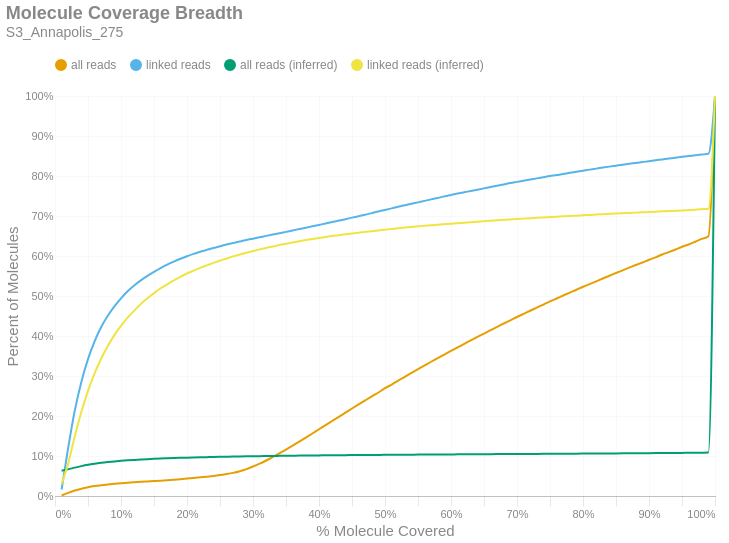

Notebook cell for this chart:
### Markdown cell above
### Molecule Read Coverage
This chart shows molecule coverage breadth as computed by the number of bases aligned to that molecule. In other words, "*how much of each unique long molecule is actually sequenced/aligned?*" Keep in mind there is a distinction between sequences and alignments, since some sequences belonging to a particular molecule may not align well and wouldn't appear in the alignment data. This chart also shows molecule coverage breadth as computed by the *inferred fragment* from which the aligned sequences originate. Unlike read coverage, this calculation takes into account the total insert size, including unsequenced gaps between the forward and reverse reads. Like the previous figures, these are cumulative percents.

### Code cell
if SKIPLR:
    print_html(f"Skipped")
else:
    binned_df = consolidated_hist(valids['coverage_bp'], mask, 0.01, True)
    binned_df_inf = consolidated_hist(valids['coverage_inserts'], mask, 0.01, True)
    binned_df = binned_df.with_columns(pl.lit(binned_df_inf['all reads (cumsum)']).alias('all reads (inferred)'))
    binned_df = binned_df.with_columns(pl.lit(binned_df_inf['linked reads (cumsum)']).alias('linked reads (inferred)'))
    binned_df = binned_df.with_columns(
        (pl.col('bin').cast(pl.Float64) + 0.01).alias('right_edge')
    )

    with SafeRender(binned_df):
        (
            density_plot(binned_df, 'Molecule Coverage Breadth', samplename, 'molcov', ['all reads (inferred)','linked reads (inferred)'])
            .encode(
                #x=alt.X('bin:Q', title="% Molecule Covered").axis(format = '%').scale(padding=0),
                x=alt.X('right_edge:Q', title="% Molecule Covered").axis(format='%').scale(padding=0),
                y=alt.Y('value:Q', title='Percent of Molecules')
                    .axis(format='%')
                    .stack(False)
                    .scale(domainMin=0, padding=0),
                color=alt.Color("key:N").scale(domain = ["all reads", "linked reads", "all reads (inferred)", "linked reads (inferred)"]),
                tooltip = [
                    alt.Tooltip("key:N", title = "Data Type"),
                    alt.Tooltip("range_label:N", title="% Molecule Covered"),
                    alt.Tooltip("value:Q", format = ".2%", title="% Molecules")
                ]
            )
        ).display()

### Figure 1 — Vega-Lite specification as saved in the notebook (floating-point values rounded to 4 significant figures)
{"width": "container", "height": 400, "config": {"title": {"anchor": "start", "dy": -15, "fontSize": 18, "color": "#888888", "subtitleColor": "#888888", "subtitleFontSize": 14}, "arc": {"fill": "#0072B2"}, "axis": {"domainColor": "#888888", "domainWidth": 0.5, "gridWidth": 0.2, "grid": false, "titleFontWeight": 400, "titleFontSize": 15, "labelFontSize": 11, "labelColor": "#888888", "tickColor": "#888888", "tickWidth": 0.2, "titleColor": "#888888"}, "axisBand": {"grid": false}, "axisX": {"grid": true, "tickSize": 10, "domainCap": "round"}, "axisY": {"domain": false, "grid": true, "tickSize": 0, "domainCap": "round"}, "background": "transparent", "header": {"labelFontSize": 15, "labelColor": "#888888", "titleFontSize": 15, "titleFontWeight": 600, "titleColor": "#888888"}, "legend": {"labelFont": "sans-serif", "labelFontSize": 12, "labelColor": "#888888", "symbolSize": 100, "symbolType": "circle", "titleFontSize": 12, "titlePadding": 10, "titleColor": "#888888", "title": null, "orient": "top"}, "range": {"category": ["#E69F00", "#56B4E9", "#009E73", "#F0E442", "#0072B2", "#D55E00", "#CC79A7", "#000000"], "diverging": ["#cfe8f3", "#a2d4ec", "#73bfe2", "#46abdb", "#1696d2", "#12719e"]}, "area": {"fill": "#0072B2", "fillOpacity": 0.7, "line": true, "strokeOpacity": 0.7}, "line": {"color": "#0072B2", "stroke": "#0072B2", "strokeWidth": 2}, "trail": {"color": "#0072B2", "stroke": "#0072B2", "strokeWidth": 0, "size": 1}, "point": {"filled": true, "fillOpacity": 1.0, "size": 95}, "text": {"color": "#888888", "fontSize": 11, "align": "right", "fontWeight": 400, "size": 11}, "bar": {"fill": "#0072B2", "stroke": null}, "view": {"stroke": null, "continuousWidth": 660, "continuousHeight": 400}}, "data": {"name": "data-7942a0db57fa348d08ee19a55aadf9fd"}, "mark": {"type": "line", "interpolate": "monotone", "point": {"opacity": 0, "size": 275}}, "encoding": {"color": {"field": "key", "scale": {"domain": ["all reads", "linked reads", "all reads (inferred)", "linked reads (inferred)"]}, "type": "nominal"}, "tooltip": [{"field": "key", "title": "Data Type", "type": "nominal"}, {"field": "range_label", "title": "% Molecule Covered", "type": "nominal"}, {"field": "value", "format": ".2%", "title": "% Molecules", "type": "quantitative"}], "x": {"axis": {"format": "%"}, "field": "right_edge", "scale": {"padding": 0}, "title": "% Molecule Covered", "type": "quantitative"}, "y": {"axis": {"format": "%"}, "field": "value", "scale": {"domainMin": 0, "padding": 0}, "stack": false, "title": "Percent of Molecules", "type": "quantitative"}}, "params": [{"name": "param_c36ac31b6afebe62", "select": {"type": "point", "fields": ["key"]}, "bind": "legend"}], "title": {"text": "Molecule Coverage Breadth", "subtitle": "S3_Annapolis_275"}, "transform": [{"fold": ["all reads (cumsum)", "linked reads (cumsum)", "all reads (inferred)", "linked reads (inferred)"]}, {"calculate": "replace(datum.key, ' (cumsum)', '')", "as": "key"}, {"filter": {"param": "param_c36ac31b6afebe62"}}], "usermeta": {"embedOptions": {"downloadFileName": "S3_Annapolis_275.molcov"}}, "$schema": "https://vega.github.io/schema/vega-lite/v6.1.0.json", "datasets": {"data-7942a0db57fa348d08ee19a55aadf9fd": [{"bin": "0.0", "interval": "0.0-0.01", "all reads": 0.001199, "linked reads": 0.0163, "all reads (cumsum)": 0.001199, "linked reads (cumsum)": 0.0163, "range_label": "0.0-0.01", "all reads (inferred)": 0.06337, "linked reads (inferred)": 0.02988, "right_edge": 0.01}, {"bin": "0.01", "interval": "0.01-0.02", "all reads": 0.006624, "linked reads": 0.1045, "all reads (cumsum)": 0.007823, "linked reads (cumsum)": 0.1208, "range_label": "0.01-0.02", "all reads (inferred)": 0.06668, "linked reads (inferred)": 0.08157, "right_edge": 0.02}, {"bin": "0.02", "interval": "0.02-0.03", "all reads": 0.005871, "linked reads": 0.09304, "all reads (cumsum)": 0.01369, "linked reads (cumsum)": 0.2138, "range_label": "0.02-0.03", "all reads (inferred)": 0.07088, "linked reads (inferred)": 0.1492, "right_edge": 0.03}, {"bin": "0.03", "interval": "0.03-0.04", "all reads": 0.004618, "linked reads": 0.07209, "all reads (cumsum)": 0.01831, "linked reads (cumsum)": 0.2859, "range_label": "0.03-0.04", "all reads (inferred)": 0.07464, "linked reads (inferred)": 0.2104, "right_edge": 0.04}, {"bin": "0.04", "interval": "0.04-0.05", "all reads": 0.003626, "linked reads": 0.05638, "all reads (cumsum)": 0.02194, "linked reads (cumsum)": 0.3423, "range_label": "0.04-0.05", "all reads (inferred)": 0.07792, "linked reads (inferred)": 0.2629, "right_edge": 0.05}, {"bin": "0.05", "interval": "0.05-0.06", "all reads": 0.002889, "linked reads": 0.04444, "all reads (cumsum)": 0.02483, "linked reads (cumsum)": 0.3867, "range_label": "0.05-0.06", "all reads (inferred)": 0.08061, "linked reads (inferred)": 0.3068, "right_edge": 0.06}, {"bin": "0.06", "interval": "0.06-0.07", "all reads": 0.002336, "linked reads": 0.0357, "all reads (cumsum)": 0.02716, "linked reads (cumsum)": 0.4224, "range_label": "0.06-0.07", "all reads (inferred)": 0.08288, "linked reads (inferred)": 0.3437, "right_edge": 0.07}, {"bin": "0.07", "interval": "0.07-0.08", "all reads": 0.001859, "linked reads": 0.02799, "all reads (cumsum)": 0.02902, "linked reads (cumsum)": 0.4504, "range_label": "0.07-0.08", "all reads (inferred)": 0.08479, "linked reads (inferred)": 0.3749, "right_edge": 0.08}, {"bin": "0.08", "interval": "0.08-0.09", "all reads": 0.001598, "linked reads": 0.0234, "all reads (cumsum)": 0.03062, "linked reads (cumsum)": 0.4738, "range_label": "0.08-0.09", "all reads (inferred)": 0.08647, "linked reads (inferred)": 0.4023, "right_edge": 0.09}, {"bin": "0.09", "interval": "0.09-0.1", "all reads": 0.001447, "linked reads": 0.02034, "all reads (cumsum)": 0.03207, "linked reads (cumsum)": 0.4942, "range_label": "0.09-0.1", "all reads (inferred)": 0.08787, "linked reads (inferred)": 0.4252, "right_edge": 0.1}, {"bin": "0.1", "interval": "0.1-0.11", "all reads": 0.001289, "linked reads": 0.01775, "all reads (cumsum)": 0.03336, "linked reads (cumsum)": 0.5119, "range_label": "0.1-0.11", "all reads (inferred)": 0.08912, "linked reads (inferred)": 0.4458, "right_edge": 0.11}, {"bin": "0.11", "interval": "0.11-0.12", "all reads": 0.0011, "linked reads": 0.01441, "all reads (cumsum)": 0.03446, "linked reads (cumsum)": 0.5263, "range_label": "0.11-0.12", "all reads (inferred)": 0.09021, "linked reads (inferred)": 0.4635, "right_edge": 0.12}, {"bin": "0.12", "interval": "0.12-0.13", "all reads": 0.001032, "linked reads": 0.0126, "all reads (cumsum)": 0.03549, "linked reads (cumsum)": 0.5389, "range_label": "0.12-0.13", "all reads (inferred)": 0.09121, "linked reads (inferred)": 0.4799, "right_edge": 0.13}, {"bin": "0.13", "interval": "0.13-0.14", "all reads": 0.0009673, "linked reads": 0.01119, "all reads (cumsum)": 0.03646, "linked reads (cumsum)": 0.5501, "range_label": "0.13-0.14", "all reads (inferred)": 0.09208, "linked reads (inferred)": 0.4942, "right_edge": 0.14}, {"bin": "0.14", "interval": "0.14-0.15", "all reads": 0.0009518, "linked reads": 0.01025, "all reads (cumsum)": 0.03741, "linked reads (cumsum)": 0.5604, "range_label": "0.14-0.15", "all reads (inferred)": 0.09289, "linked reads (inferred)": 0.5073, "right_edge": 0.15}, {"bin": "0.15", "interval": "0.15-0.16", "all reads": 0.0009796, "linked reads": 0.009415, "all reads (cumsum)": 0.03839, "linked reads (cumsum)": 0.5698, "range_label": "0.15-0.16", "all reads (inferred)": 0.09363, "linked reads (inferred)": 0.5193, "right_edge": 0.16}, {"bin": "0.16", "interval": "0.16-0.17", "all reads": 0.001085, "linked reads": 0.008644, "all reads (cumsum)": 0.03947, "linked reads (cumsum)": 0.5784, "range_label": "0.16-0.17", "all reads (inferred)": 0.09425, "linked reads (inferred)": 0.5293, "right_edge": 0.17}, {"bin": "0.17", "interval": "0.17-0.18", "all reads": 0.001207, "linked reads": 0.007663, "all reads (cumsum)": 0.04068, "linked reads (cumsum)": 0.5861, "range_label": "0.17-0.18", "all reads (inferred)": 0.09484, "linked reads (inferred)": 0.5389, "right_edge": 0.18}, {"bin": "0.18", "interval": "0.18-0.19", "all reads": 0.001347, "linked reads": 0.006933, "all reads (cumsum)": 0.04203, "linked reads (cumsum)": 0.593, "range_label": "0.18-0.19", "all reads (inferred)": 0.0954, "linked reads (inferred)": 0.5479, "right_edge": 0.19}, {"bin": "0.19", "interval": "0.19-0.2", "all reads": 0.001445, "linked reads": 0.006454, "all reads (cumsum)": 0.04347, "linked reads (cumsum)": 0.5995, "range_label": "0.19-0.2", "all reads (inferred)": 0.09591, "linked reads (inferred)": 0.5562, "right_edge": 0.2}, {"bin": "0.2", "interval": "0.2-0.21", "all reads": 0.001517, "linked reads": 0.005814, "all reads (cumsum)": 0.04499, "linked reads (cumsum)": 0.6053, "range_label": "0.2-0.21", "all reads (inferred)": 0.09635, "linked reads (inferred)": 0.5634, "right_edge": 0.21}, {"bin": "0.21", "interval": "0.21-0.22", "all reads": 0.001615, "linked reads": 0.005162, "all reads (cumsum)": 0.0466, "linked reads (cumsum)": 0.6104, "range_label": "0.21-0.22", "all reads (inferred)": 0.09677, "linked reads (inferred)": 0.5703, "right_edge": 0.22}, {"bin": "0.22", "interval": "0.22-0.23", "all reads": 0.001743, "linked reads": 0.004773, "all reads (cumsum)": 0.04835, "linked reads (cumsum)": 0.6152, "range_label": "0.22-0.23", "all reads (inferred)": 0.09717, "linked reads (inferred)": 0.5766, "right_edge": 0.23}, {"bin": "0.23", "interval": "0.23-0.24", "all reads": 0.001911, "linked reads": 0.004761, "all reads (cumsum)": 0.05026, "linked reads (cumsum)": 0.62, "range_label": "0.23-0.24", "all reads (inferred)": 0.09755, "linked reads (inferred)": 0.5828, "right_edge": 0.24}, {"bin": "0.24", "interval": "0.24-0.25", "all reads": 0.002124, "linked reads": 0.00442, "all reads (cumsum)": 0.05238, "linked reads (cumsum)": 0.6244, "range_label": "0.24-0.25", "all reads (inferred)": 0.0979, "linked reads (inferred)": 0.5884, "right_edge": 0.25}, {"bin": "0.25", "interval": "0.25-0.26", "all reads": 0.0024, "linked reads": 0.004295, "all reads (cumsum)": 0.05478, "linked reads (cumsum)": 0.6287, "range_label": "0.25-0.26", "all reads (inferred)": 0.09823, "linked reads (inferred)": 0.5938, "right_edge": 0.26}, {"bin": "0.26", "interval": "0.26-0.27", "all reads": 0.00307, "linked reads": 0.003882, "all reads (cumsum)": 0.05785, "linked reads (cumsum)": 0.6326, "range_label": "0.26-0.27", "all reads (inferred)": 0.09855, "linked reads (inferred)": 0.5991, "right_edge": 0.27}, {"bin": "0.27", "interval": "0.27-0.28", "all reads": 0.004144, "linked reads": 0.003505, "all reads (cumsum)": 0.062, "linked reads (cumsum)": 0.6361, "range_label": "0.27-0.28", "all reads (inferred)": 0.09885, "linked reads (inferred)": 0.6037, "right_edge": 0.28}, {"bin": "0.28", "interval": "0.28-0.29", "all reads": 0.005277, "linked reads": 0.003846, "all reads (cumsum)": 0.06727, "linked reads (cumsum)": 0.6399, "range_label": "0.28-0.29", "all reads (inferred)": 0.09913, "linked reads (inferred)": 0.6082, "right_edge": 0.29}, {"bin": "0.29", "interval": "0.29-0.3", "all reads": 0.006371, "linked reads": 0.003445, "all reads (cumsum)": 0.07364, "linked reads (cumsum)": 0.6434, "range_label": "0.29-0.3", "all reads (inferred)": 0.09939, "linked reads (inferred)": 0.6124, "right_edge": 0.3}, {"bin": "0.3", "interval": "0.3-0.31", "all reads": 0.007154, "linked reads": 0.003416, "all reads (cumsum)": 0.0808, "linked reads (cumsum)": 0.6468, "range_label": "0.3-0.31", "all reads (inferred)": 0.09966, "linked reads (inferred)": 0.6166, "right_edge": 0.31}, {"bin": "0.31", "interval": "0.31-0.32", "all reads": 0.00797, "linked reads": 0.003475, "all reads (cumsum)": 0.08877, "linked reads (cumsum)": 0.6503, "range_label": "0.31-0.32", "all reads (inferred)": 0.09989, "linked reads (inferred)": 0.6202, "right_edge": 0.32}, {"bin": "0.32", "interval": "0.32-0.33", "all reads": 0.008767, "linked reads": 0.003368, "all reads (cumsum)": 0.09753, "linked reads (cumsum)": 0.6536, "range_label": "0.32-0.33", "all reads (inferred)": 0.1001, "linked reads (inferred)": 0.6239, "right_edge": 0.33}, {"bin": "0.33", "interval": "0.33-0.34", "all reads": 0.009101, "linked reads": 0.003212, "all reads (cumsum)": 0.1066, "linked reads (cumsum)": 0.6568, "range_label": "0.33-0.34", "all reads (inferred)": 0.1003, "linked reads (inferred)": 0.6273, "right_edge": 0.34}, {"bin": "0.34", "interval": "0.34-0.35", "all reads": 0.009408, "linked reads": 0.003511, "all reads (cumsum)": 0.116, "linked reads (cumsum)": 0.6604, "range_label": "0.34-0.35", "all reads (inferred)": 0.1006, "linked reads (inferred)": 0.6309, "right_edge": 0.35}, {"bin": "0.35", "interval": "0.35-0.36", "all reads": 0.009774, "linked reads": 0.003416, "all reads (cumsum)": 0.1258, "linked reads (cumsum)": 0.6638, "range_label": "0.35-0.36", "all reads (inferred)": 0.1008, "linked reads (inferred)": 0.6339, "right_edge": 0.36}, {"bin": "0.36", "interval": "0.36-0.37", "all reads": 0.01003, "linked reads": 0.003493, "all reads (cumsum)": 0.1358, "linked reads (cumsum)": 0.6673, "range_label": "0.36-0.37", "all reads (inferred)": 0.101, "linked reads (inferred)": 0.6369, "right_edge": 0.37}, {"bin": "0.37", "interval": "0.37-0.38", "all reads": 0.01022, "linked reads": 0.003302, "all reads (cumsum)": 0.1461, "linked reads (cumsum)": 0.6706, "range_label": "0.37-0.38", "all reads (inferred)": 0.1012, "linked reads (inferred)": 0.6398, "right_edge": 0.38}, {"bin": "0.38", "interval": "0.38-0.39", "all reads": 0.01024, "linked reads": 0.003613, "all reads (cumsum)": 0.1563, "linked reads (cumsum)": 0.6742, "range_label": "0.38-0.39", "all reads (inferred)": 0.1013, "linked reads (inferred)": 0.6426, "right_edge": 0.39}, {"bin": "0.39", "interval": "0.39-0.4", "all reads": 0.01052, "linked reads": 0.003553, "all reads (cumsum)": 0.1668, "linked reads (cumsum)": 0.6777, "range_label": "0.39-0.4", "all reads (inferred)": 0.1015, "linked reads (inferred)": 0.6451, "right_edge": 0.4}, {"bin": "0.4", "interval": "0.4-0.41", "all reads": 0.01022, "linked reads": 0.003523, "all reads (cumsum)": 0.1771, "linked reads (cumsum)": 0.6813, "range_label": "0.4-0.41", "all reads (inferred)": 0.1016, "linked reads (inferred)": 0.6474, "right_edge": 0.41}, {"bin": "0.41", "interval": "0.41-0.42", "all reads": 0.01051, "linked reads": 0.003774, "all reads (cumsum)": 0.1876, "linked reads (cumsum)": 0.685, "range_label": "0.41-0.42", "all reads (inferred)": 0.1018, "linked reads (inferred)": 0.6499, "right_edge": 0.42}, {"bin": "0.42", "interval": "0.42-0.43", "all reads": 0.01045, "linked reads": 0.003481, "all reads (cumsum)": 0.198, "linked reads (cumsum)": 0.6885, "range_label": "0.42-0.43", "all reads (inferred)": 0.102, "linked reads (inferred)": 0.652, "right_edge": 0.43}, {"bin": "0.43", "interval": "0.43-0.44", "all reads": 0.01029, "linked reads": 0.003571, "all reads (cumsum)": 0.2083, "linked reads (cumsum)": 0.6921, "range_label": "0.43-0.44", "all reads (inferred)": 0.1021, "linked reads (inferred)": 0.6543, "right_edge": 0.44}, {"bin": "0.44", "interval": "0.44-0.45", "all reads": 0.01038, "linked reads": 0.00381, "all reads (cumsum)": 0.2187, "linked reads (cumsum)": 0.6959, "range_label": "0.44-0.45", "all reads (inferred)": 0.1022, "linked reads (inferred)": 0.6563, "right_edge": 0.45}, {"bin": "0.45", "interval": "0.45-0.46", "all reads": 0.0102, "linked reads": 0.003583, "all reads (cumsum)": 0.2289, "linked reads (cumsum)": 0.6995, "range_label": "0.45-0.46", "all reads (inferred)": 0.1024, "linked reads (inferred)": 0.6582, "right_edge": 0.46}, {"bin": "0.46", "interval": "0.46-0.47", "all reads": 0.01003, "linked reads": 0.003798, "all reads (cumsum)": 0.2389, "linked reads (cumsum)": 0.7033, "range_label": "0.46-0.47", "all reads (inferred)": 0.1025, "linked reads (inferred)": 0.6602, "right_edge": 0.47}, {"bin": "0.47", "interval": "0.47-0.48", "all reads": 0.01018, "linked reads": 0.003894, "all reads (cumsum)": 0.2491, "linked reads (cumsum)": 0.7072, "range_label": "0.47-0.48", "all reads (inferred)": 0.1026, "linked reads (inferred)": 0.6621, "right_edge": 0.48}, {"bin": "0.48", "interval": "0.48-0.49", "all reads": 0.009691, "linked reads": 0.004253, "all reads (cumsum)": 0.2588, "linked reads (cumsum)": 0.7114, "range_label": "0.48-0.49", "all reads (inferred)": 0.1028, "linked reads (inferred)": 0.6639, "right_edge": 0.49}, {"bin": "0.49", "interval": "0.49-0.5", "all reads": 0.01068, "linked reads": 0.003721, "all reads (cumsum)": 0.2695, "linked reads (cumsum)": 0.7151, "range_label": "0.49-0.5", "all reads (inferred)": 0.1029, "linked reads (inferred)": 0.6659, "right_edge": 0.5}, {"bin": "0.5", "interval": "0.5-0.51", "all reads": 0.009063, "linked reads": 0.003918, "all reads (cumsum)": 0.2785, "linked reads (cumsum)": 0.7191, "range_label": "0.5-0.51", "all reads (inferred)": 0.103, "linked reads (inferred)": 0.6678, "right_edge": 0.51}, {"bin": "0.51", "interval": "0.51-0.52", "all reads": 0.01007, "linked reads": 0.003924, "all reads (cumsum)": 0.2886, "linked reads (cumsum)": 0.723, "range_label": "0.51-0.52", "all reads (inferred)": 0.1032, "linked reads (inferred)": 0.6695, "right_edge": 0.52}, {"bin": "0.52", "interval": "0.52-0.53", "all reads": 0.009457, "linked reads": 0.003774, "all reads (cumsum)": 0.2981, "linked reads (cumsum)": 0.7268, "range_label": "0.52-0.53", "all reads (inferred)": 0.1033, "linked reads (inferred)": 0.6711, "right_edge": 0.53}, {"bin": "0.53", "interval": "0.53-0.54", "all reads": 0.009663, "linked reads": 0.003786, "all reads (cumsum)": 0.3077, "linked reads (cumsum)": 0.7305, "range_label": "0.53-0.54", "all reads (inferred)": 0.1034, "linked reads (inferred)": 0.6725, "right_edge": 0.54}, {"bin": "0.54", "interval": "0.54-0.55", "all reads": 0.009196, "linked reads": 0.003541, "all reads (cumsum)": 0.3169, "linked reads (cumsum)": 0.7341, "range_label": "0.54-0.55", "all reads (inferred)": 0.1035, "linked reads (inferred)": 0.6741, "right_edge": 0.55}, {"bin": "0.55", "interval": "0.55-0.56", "all reads": 0.009431, "linked reads": 0.003768, "all reads (cumsum)": 0.3263, "linked reads (cumsum)": 0.7379, "range_label": "0.55-0.56", "all reads (inferred)": 0.1036, "linked reads (inferred)": 0.6757, "right_edge": 0.56}, {"bin": "0.56", "interval": "0.56-0.57", "all reads": 0.009284, "linked reads": 0.003667, "all reads (cumsum)": 0.3356, "linked reads (cumsum)": 0.7415, "range_label": "0.56-0.57", "all reads (inferred)": 0.1037, "linked reads (inferred)": 0.6771, "right_edge": 0.57}, {"bin": "0.57", "interval": "0.57-0.58", "all reads": 0.008971, "linked reads": 0.003547, "all reads (cumsum)": 0.3446, "linked reads (cumsum)": 0.7451, "range_label": "0.57-0.58", "all reads (inferred)": 0.1038, "linked reads (inferred)": 0.6784, "right_edge": 0.58}, {"bin": "0.58", "interval": "0.58-0.59", "all reads": 0.009114, "linked reads": 0.004056, "all reads (cumsum)": 0.3537, "linked reads (cumsum)": 0.7491, "range_label": "0.58-0.59", "all reads (inferred)": 0.1039, "linked reads (inferred)": 0.6796, "right_edge": 0.59}, {"bin": "0.59", "interval": "0.59-0.6", "all reads": 0.009089, "linked reads": 0.003595, "all reads (cumsum)": 0.3628, "linked reads (cumsum)": 0.7527, "range_label": "0.59-0.6", "all reads (inferred)": 0.104, "linked reads (inferred)": 0.6808, "right_edge": 0.6}, {"bin": "0.6", "interval": "0.6-0.61", "all reads": 0.00857, "linked reads": 0.003487, "all reads (cumsum)": 0.3714, "linked reads (cumsum)": 0.7562, "range_label": "0.6-0.61", "all reads (inferred)": 0.1041, "linked reads (inferred)": 0.6819, "right_edge": 0.61}, {"bin": "0.61", "interval": "0.61-0.62", "all reads": 0.008929, "linked reads": 0.003212, "all reads (cumsum)": 0.3803, "linked reads (cumsum)": 0.7594, "range_label": "0.61-0.62", "all reads (inferred)": 0.1042, "linked reads (inferred)": 0.6832, "right_edge": 0.62}, {"bin": "0.62", "interval": "0.62-0.63", "all reads": 0.008656, "linked reads": 0.00311, "all reads (cumsum)": 0.389, "linked reads (cumsum)": 0.7625, "range_label": "0.62-0.63", "all reads (inferred)": 0.1043, "linked reads (inferred)": 0.6844, "right_edge": 0.63}, {"bin": "0.63", "interval": "0.63-0.64", "all reads": 0.008638, "linked reads": 0.003224, "all reads (cumsum)": 0.3976, "linked reads (cumsum)": 0.7658, "range_label": "0.63-0.64", "all reads (inferred)": 0.1044, "linked reads (inferred)": 0.6858, "right_edge": 0.64}, {"bin": "0.64", "interval": "0.64-0.65", "all reads": 0.008494, "linked reads": 0.003308, "all reads (cumsum)": 0.4061, "linked reads (cumsum)": 0.7691, "range_label": "0.64-0.65", "all reads (inferred)": 0.1045, "linked reads (inferred)": 0.687, "right_edge": 0.65}, {"bin": "0.65", "interval": "0.65-0.66", "all reads": 0.008742, "linked reads": 0.00341, "all reads (cumsum)": 0.4148, "linked reads (cumsum)": 0.7725, "range_label": "0.65-0.66", "all reads (inferred)": 0.1046, "linked reads (inferred)": 0.6882, "right_edge": 0.66}, {"bin": "0.66", "interval": "0.66-0.67", "all reads": 0.008174, "linked reads": 0.003224, "all reads (cumsum)": 0.423, "linked reads (cumsum)": 0.7757, "range_label": "0.66-0.67", "all reads (inferred)": 0.1047, "linked reads (inferred)": 0.6893, "right_edge": 0.67}, {"bin": "0.67", "interval": "0.67-0.68", "all reads": 0.008281, "linked reads": 0.00332, "all reads (cumsum)": 0.4313, "linked reads (cumsum)": 0.779, "range_label": "0.67-0.68", "all reads (inferred)": 0.1048, "linked reads (inferred)": 0.6904, "right_edge": 0.68}, {"bin": "0.68", "interval": "0.68-0.69", "all reads": 0.007972, "linked reads": 0.003332, "all reads (cumsum)": 0.4393, "linked reads (cumsum)": 0.7823, "range_label": "0.68-0.69", "all reads (inferred)": 0.1049, "linked reads (inferred)": 0.6916, "right_edge": 0.69}, {"bin": "0.69", "interval": "0.69-0.7", "all reads": 0.008272, "linked reads": 0.002967, "all reads (cumsum)": 0.4475, "linked reads (cumsum)": 0.7853, "range_label": "0.69-0.7", "all reads (inferred)": 0.105, "linked reads (inferred)": 0.6926, "right_edge": 0.7}, {"bin": "0.7", "interval": "0.7-0.71", "all reads": 0.007858, "linked reads": 0.002967, "all reads (cumsum)": 0.4554, "linked reads (cumsum)": 0.7883, "range_label": "0.7-0.71", "all reads (inferred)": 0.1051, "linked reads (inferred)": 0.6934, "right_edge": 0.71}, {"bin": "0.71", "interval": "0.71-0.72", "all reads": 0.007751, "linked reads": 0.002985, "all reads (cumsum)": 0.4631, "linked reads (cumsum)": 0.7913, "range_label": "0.71-0.72", "all reads (inferred)": 0.1052, "linked reads (inferred)": 0.6944, "right_edge": 0.72}, {"bin": "0.72", "interval": "0.72-0.73", "all reads": 0.007812, "linked reads": 0.002793, "all reads (cumsum)": 0.4709, "linked reads (cumsum)": 0.7941, "range_label": "0.72-0.73", "all reads (inferred)": 0.1053, "linked reads (inferred)": 0.6955, "right_edge": 0.73}, {"bin": "0.73", "interval": "0.73-0.74", "all reads": 0.007589, "linked reads": 0.002979, "all reads (cumsum)": 0.4785, "linked reads (cumsum)": 0.797, "range_label": "0.73-0.74", "all reads (inferred)": 0.1054, "linked reads (inferred)": 0.6965, "right_edge": 0.74}, {"bin": "0.74", "interval": "0.74-0.75", "all reads": 0.007932, "linked reads": 0.002883, "all reads (cumsum)": 0.4865, "linked reads (cumsum)": 0.7999, "range_label": "0.74-0.75", "all reads (inferred)": 0.1055, "linked reads (inferred)": 0.6974, "right_edge": 0.75}, {"bin": "0.75", "interval": "0.75-0.76", "all reads": 0.007319, "linked reads": 0.002452, "all reads (cumsum)": 0.4938, "linked reads (cumsum)": 0.8024, "range_label": "0.75-0.76", "all reads (inferred)": 0.1056, "linked reads (inferred)": 0.6983, "right_edge": 0.76}, {"bin": "0.76", "interval": "0.76-0.77", "all reads": 0.007388, "linked reads": 0.002889, "all reads (cumsum)": 0.5012, "linked reads (cumsum)": 0.8053, "range_label": "0.76-0.77", "all reads (inferred)": 0.1057, "linked reads (inferred)": 0.6992, "right_edge": 0.77}, {"bin": "0.77", "interval": "0.77-0.78", "all reads": 0.007286, "linked reads": 0.002674, "all reads (cumsum)": 0.5085, "linked reads (cumsum)": 0.8079, "range_label": "0.77-0.78", "all reads (inferred)": 0.1058, "linked reads (inferred)": 0.7001, "right_edge": 0.78}, {"bin": "0.78", "interval": "0.78-0.79", "all reads": 0.007128, "linked reads": 0.002674, "all reads (cumsum)": 0.5156, "linked reads (cumsum)": 0.8106, "range_label": "0.78-0.79", "all reads (inferred)": 0.1059, "linked reads (inferred)": 0.7009, "right_edge": 0.79}, {"bin": "0.79", "interval": "0.79-0.8", "all reads": 0.007542, "linked reads": 0.00265, "all reads (cumsum)": 0.5231, "linked reads (cumsum)": 0.8133, "range_label": "0.79-0.8", "all reads (inferred)": 0.106, "linked reads (inferred)": 0.7018, "right_edge": 0.8}, {"bin": "0.8", "interval": "0.8-0.81", "all reads": 0.006709, "linked reads": 0.002674, "all reads (cumsum)": 0.5298, "linked reads (cumsum)": 0.8159, "range_label": "0.8-0.81", "all reads (inferred)": 0.1061, "linked reads (inferred)": 0.7028, "right_edge": 0.81}, {"bin": "0.81", "interval": "0.81-0.82", "all reads": 0.006905, "linked reads": 0.00253, "all reads (cumsum)": 0.5367, "linked reads (cumsum)": 0.8185, "range_label": "0.81-0.82", "all reads (inferred)": 0.1062, "linked reads (inferred)": 0.7036, "right_edge": 0.82}, {"bin": "0.82", "interval": "0.82-0.83", "all reads": 0.007029, "linked reads": 0.002524, "all reads (cumsum)": 0.5438, "linked reads (cumsum)": 0.821, "range_label": "0.82-0.83", "all reads (inferred)": 0.1063, "linked reads (inferred)": 0.7045, "right_edge": 0.83}, {"bin": "0.83", "interval": "0.83-0.84", "all reads": 0.006934, "linked reads": 0.002447, "all reads (cumsum)": 0.5507, "linked reads (cumsum)": 0.8234, "range_label": "0.83-0.84", "all reads (inferred)": 0.1064, "linked reads (inferred)": 0.7054, "right_edge": 0.84}, {"bin": "0.84", "interval": "0.84-0.85", "all reads": 0.006709, "linked reads": 0.002405, "all reads (cumsum)": 0.5574, "linked reads (cumsum)": 0.8258, "range_label": "0.84-0.85", "all reads (inferred)": 0.1066, "linked reads (inferred)": 0.7063, "right_edge": 0.85}, {"bin": "0.85", "interval": "0.85-0.86", "all reads": 0.006787, "linked reads": 0.002411, "all reads (cumsum)": 0.5642, "linked reads (cumsum)": 0.8282, "range_label": "0.85-0.86", "all reads (inferred)": 0.1067, "linked reads (inferred)": 0.707, "right_edge": 0.86}, {"bin": "0.86", "interval": "0.86-0.87", "all reads": 0.00658, "linked reads": 0.002309, "all reads (cumsum)": 0.5708, "linked reads (cumsum)": 0.8306, "range_label": "0.86-0.87", "all reads (inferred)": 0.1068, "linked reads (inferred)": 0.7076, "right_edge": 0.87}, {"bin": "0.87", "interval": "0.87-0.88", "all reads": 0.006598, "linked reads": 0.002123, "all reads (cumsum)": 0.5774, "linked reads (cumsum)": 0.8327, "range_label": "0.87-0.88", "all reads (inferred)": 0.1069, "linked reads (inferred)": 0.7084, "right_edge": 0.88}, {"bin": "0.88", "interval": "0.88-0.89", "all reads": 0.006488, "linked reads": 0.002207, "all reads (cumsum)": 0.5839, "linked reads (cumsum)": 0.8349, "range_label": "0.88-0.89", "all reads (inferred)": 0.107, "linked reads (inferred)": 0.7091, "right_edge": 0.89}, {"bin": "0.89", "interval": "0.89-0.9", "all reads": 0.006665, "linked reads": 0.002177, "all reads (cumsum)": 0.5905, "linked reads (cumsum)": 0.8371, "range_label": "0.89-0.9", "all reads (inferred)": 0.1071, "linked reads (inferred)": 0.71, "right_edge": 0.9}, {"bin": "0.9", "interval": "0.9-0.91", "all reads": 0.006159, "linked reads": 0.002088, "all reads (cumsum)": 0.5967, "linked reads (cumsum)": 0.8392, "range_label": "0.9-0.91", "all reads (inferred)": 0.1072, "linked reads (inferred)": 0.7109, "right_edge": 0.91}, {"bin": "0.91", "interval": "0.91-0.92", "all reads": 0.006944, "linked reads": 0.002255, "all reads (cumsum)": 0.6036, "linked reads (cumsum)": 0.8414, "range_label": "0.91-0.92", "all reads (inferred)": 0.1074, "linked reads (inferred)": 0.7117, "right_edge": 0.92}, {"bin": "0.92", "interval": "0.92-0.93", "all reads": 0.006055, "linked reads": 0.002165, "all reads (cumsum)": 0.6097, "linked reads (cumsum)": 0.8436, "range_label": "0.92-0.93", "all reads (inferred)": 0.1075, "linked reads (inferred)": 0.7124, "right_edge": 0.93}, {"bin": "0.93", "interval": "0.93-0.94", "all reads": 0.006473, "linked reads": 0.002291, "all reads (cumsum)": 0.6162, "linked reads (cumsum)": 0.8459, "range_label": "0.93-0.94", "all reads (inferred)": 0.1076, "linked reads (inferred)": 0.7132, "right_edge": 0.94}, {"bin": "0.94", "interval": "0.94-0.95", "all reads": 0.007029, "linked reads": 0.002088, "all reads (cumsum)": 0.6232, "linked reads (cumsum)": 0.848, "range_label": "0.94-0.95", "all reads (inferred)": 0.1077, "linked reads (inferred)": 0.7139, "right_edge": 0.95}, {"bin": "0.95", "interval": "0.95-0.96", "all reads": 0.005703, "linked reads": 0.001992, "all reads (cumsum)": 0.6289, "linked reads (cumsum)": 0.8499, "range_label": "0.95-0.96", "all reads (inferred)": 0.1079, "linked reads (inferred)": 0.7148, "right_edge": 0.96}, {"bin": "0.96", "interval": "0.96-0.97", "all reads": 0.006787, "linked reads": 0.001729, "all reads (cumsum)": 0.6357, "linked reads (cumsum)": 0.8517, "range_label": "0.96-0.97", "all reads (inferred)": 0.1081, "linked reads (inferred)": 0.7159, "right_edge": 0.97}, {"bin": "0.97", "interval": "0.97-0.98", "all reads": 0.007038, "linked reads": 0.00189, "all reads (cumsum)": 0.6427, "linked reads (cumsum)": 0.8536, "range_label": "0.97-0.98", "all reads (inferred)": 0.1083, "linked reads (inferred)": 0.717, "right_edge": 0.98}, {"bin": "0.98", "interval": "0.98-0.99", "all reads": 0.006662, "linked reads": 0.00198, "all reads (cumsum)": 0.6494, "linked reads (cumsum)": 0.8555, "range_label": "0.98-0.99", "all reads (inferred)": 0.1086, "linked reads (inferred)": 0.7182, "right_edge": 0.99}, {"bin": "0.99", "interval": "0.99-1.0", "all reads": 0.3506, "linked reads": 0.1445, "all reads (cumsum)": 1.0, "linked reads (cumsum)": 1.0, "range_label": "0.99-1.0", "all reads (inferred)": 1.0, "linked reads (inferred)": 1.0, "right_edge": 1.0}]}}
